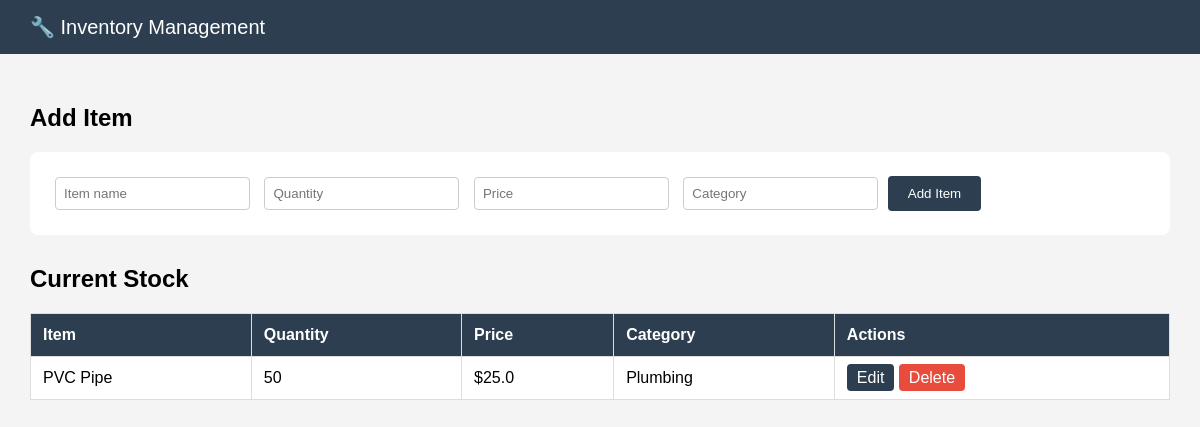
The page /inventory on the database as committed earlier.
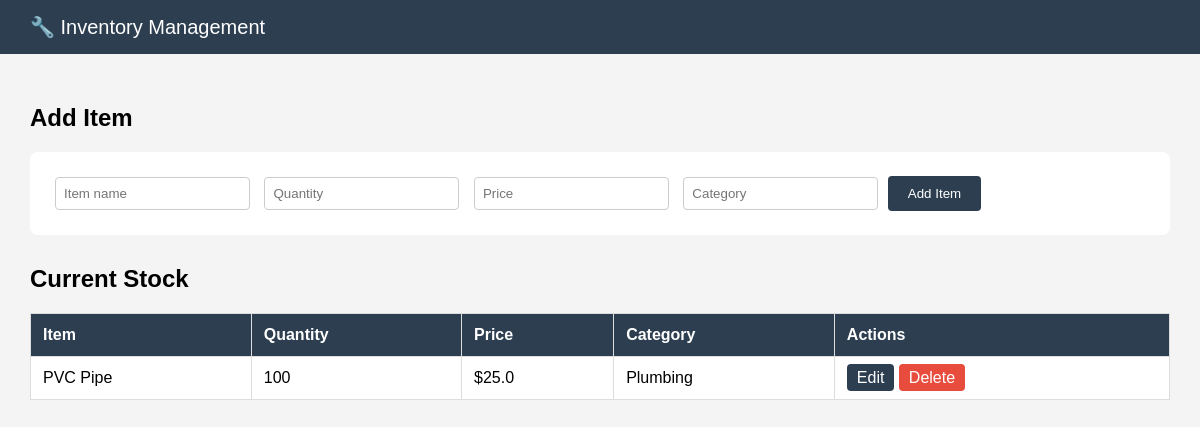
The same page on the database as committed later.
### app.py (models this page shows, shortened)
class InventoryItem(db.Model):
    id = db.Column(db.Integer, primary_key=True)
    name = db.Column(db.String(100), nullable=False)
    quantity = db.Column(db.Integer, nullable=False)
    price = db.Column(db.Float, nullable=False)
    category = db.Column(db.String(50))

### app.py (the view)
@app.route('/inventory')
def inventory():
    items = InventoryItem.query.all()
    return render_template('inventory.html', items=items)

### templates/inventory.html (shortened to what this page needs)
<!DOCTYPE html>
<html>
<head>
</head>
<body>
    <div class="navbar">🔧 Inventory Management</div>
    <div class="container">
        <h2>Add Item</h2>
        <form method="POST" action="/inventory/add">
            <input type="text" name="name" placeholder="Item name" required>
            <input type="number" name="quantity" placeholder="Quantity" required>
            <input type="number" name="price" placeholder="Price" step="0.01" required>
            <input type="text" name="category" placeholder="Category">
            <button type="submit">Add Item</button>
        </form>
        <h2>Current Stock</h2>
        <table>
            <tr>
                <th>Item</th><th>Quantity</th><th>Price</th><th>Category</th><th>Actions</th>
            </tr>
                  {% for item in items %}
        <tr>
            <td>{{ item.name }}</td>
            <td>{{ item.quantity }}</td>
            <td>${{ item.price }}</td>
            <td>{{ item.category }}</td>
            <td>
                <a href="/inventory/edit/{{ item.id }}"
                   style="background:#2c3e50; color:white;
                   padding:5px 10px; border-radius:4px;
                   text-decoration:none;">Edit</a>
                <a href="/inventory/delete/{{ item.id }}"
                   style="background:#e74c3c; color:white;
                   padding:5px 10px; border-radius:4px;
                   text-decoration:none;"
                   onclick="return confirm('Delete this item?')">
                   Delete</a>
            </td>
        </tr>
        {% endfor %}
    </table>
    </div>
</body>
</html>

### templates/inventory.html (style rules this page uses)
body { font-family: Arial; margin: 0; background: #f4f4f4; }
.navbar { background: #2c3e50; color: white; padding: 15px 30px; font-size: 20px; }
.container { padding: 30px; }
form { background: white; padding: 20px; border-radius: 8px; margin-bottom: 30px; }
input { padding: 8px; margin: 5px; border: 1px solid #ccc; border-radius: 4px; }
button { background: #2c3e50; color: white; padding: 10px 20px; border: none; border-radius: 4px; cursor: pointer; }
table { width: 100%; border-collapse: collapse; background: white; }
th, td { padding: 12px; border: 1px solid #ddd; text-align: left; }
th { background: #2c3e50; color: white; }

Rows that differ between the two databases and show on the page:
changed InventoryItem "PVC Pipe": quantity "50" → "100"
